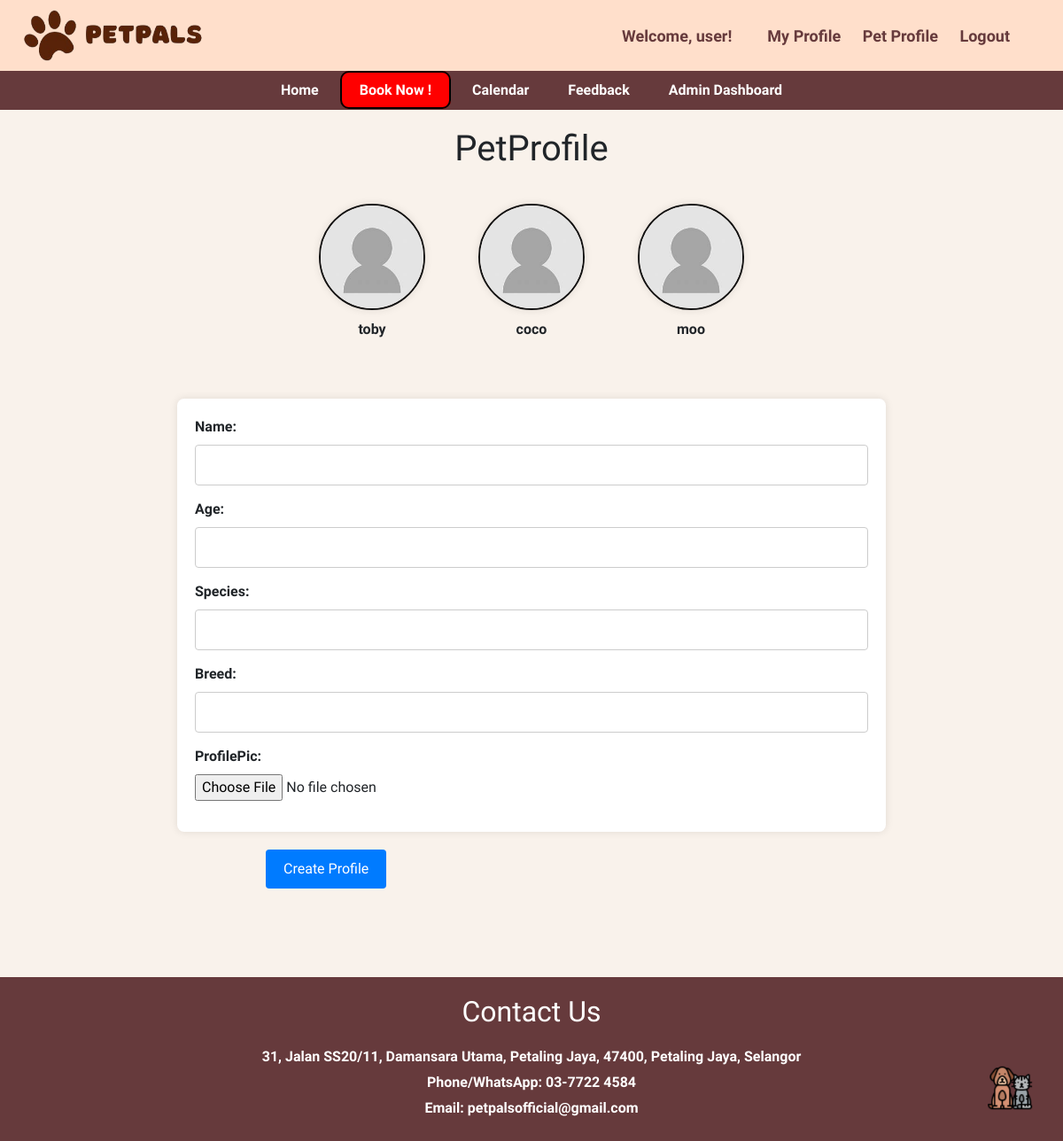
The page /petprofile/ (signed in) on the database as committed earlier.
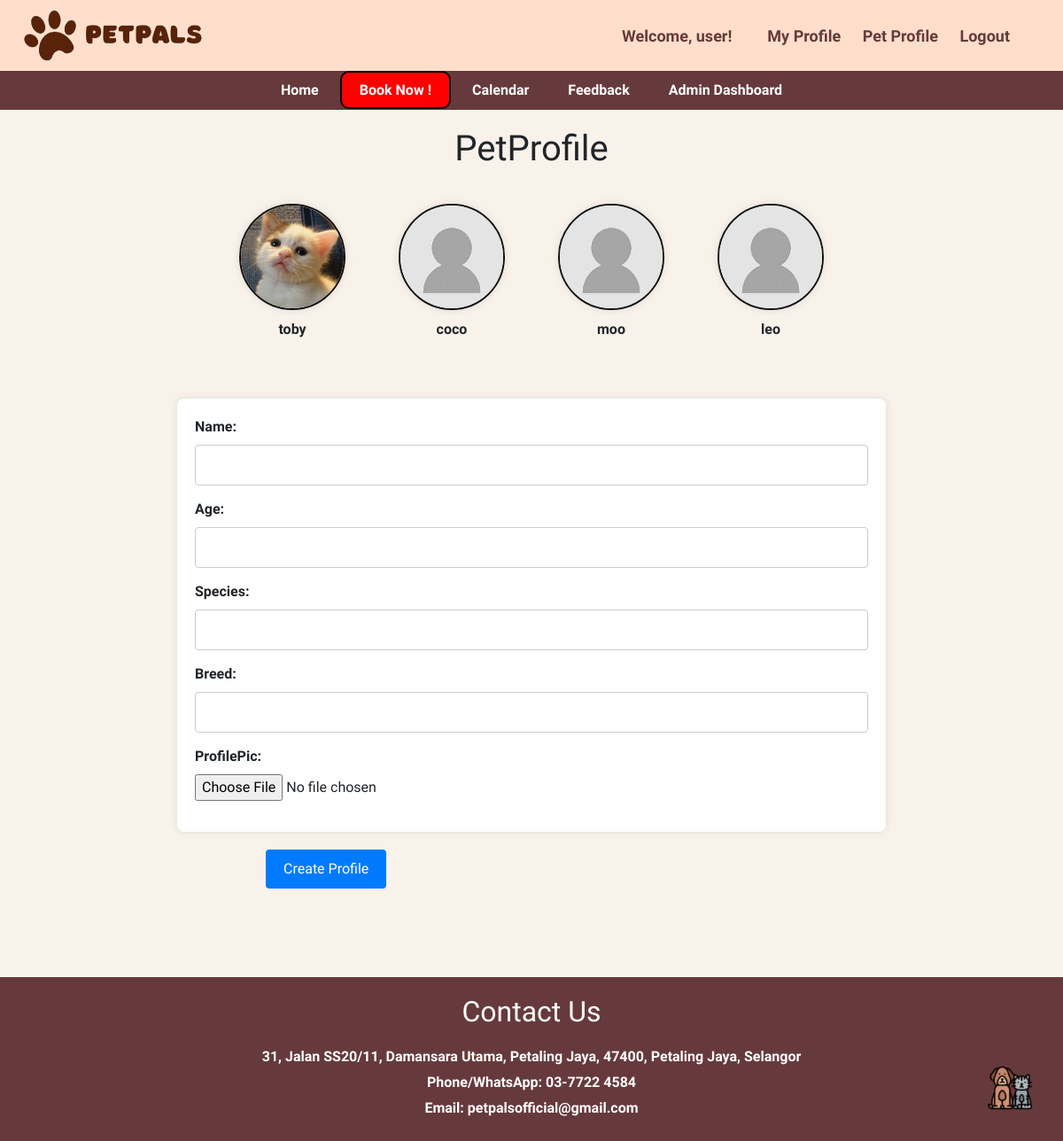
The same page on the database as committed later.
### main/models.py (models this page shows, shortened)
class Pet(models.Model):
    name = models.CharField(max_length=20)
    owner = models.ForeignKey(Owner, null=True, on_delete=models.CASCADE)
    age = models.PositiveBigIntegerField()
    species = models.CharField(max_length=50)
    breed = models.CharField(max_length=50)
    profile_pic = models.ImageField(default="profile.jpg", null=True, blank=True)

### main/views.py (the view)
# urls.py: path('petprofile/', views.PetprofilePage, name="petprofile"),
def PetprofilePage(request):
    try:
        owner_instance = Owner.objects.get(user=request.user)
    except Owner.DoesNotExist:
        messages.error(request, 'pls create a owner profile first')
        return redirect ('profile')
    pet_instances = Pet.objects.filter(owner=owner_instance)
    if request.method == 'POST':
        form = PetForm(request.POST, request.FILES)
        if form.is_valid():
            pet = form.save(commit=False)
            pet.owner = owner_instance
            pet.save()
            form.save_m2m()
            messages.success(request, f'profile has been updated')
            return redirect('petprofile')
    else:
        form = PetForm()
    context = {'form':form, 'pet_instances': pet_instances}
    return render(request, 'petprofile.html', context)

### main/forms.py
class PetForm(forms.ModelForm):
    class Meta:
        model = Pet
        fields = ['name','age','species','breed','profile_pic']

### main/models.py (called while the page is built)
    def __str__(self):
        return self.user.username

### main/templates/petprofile.html (shortened to what this page needs)
{% extends 'base.html' %}
{% block content %}
{% load static%}
        <h1 class="ti">PetProfile</h1>
    <div class="pet-container">
        {% for pet_instance in pet_instances %}
        <div class="pet-card">
            <div class=>
                <a href="{% url 'edit_pet' pet_instance.id %}">
                    <div class="profile_pic">
                        <img src="{% if pet_instance.profile_pic %}{{ pet_instance.profile_pic.url }}{% else %}{% static 'image/profile.jpg' %}{% endif %}" alt="{{ pet_instance.name }}'s Profile Picture">
                    </div>
                </a>
                <div>
                    <p>{{ pet_instance.name }}</p>
                </div>
            </div>
        </div>
        {% endfor %}
    </div>
    <form method="POST" action="" enctype="multipart/form-data">
        <div class="container">
            <div class=" form-group">
                <label for="id_username">Name:</label>
                {{ form.name }}
            </div>
            <div class=" form-group">
                <label for="id_breed">Age:</label>
                {{ form.age }}
            </div>
            <div class=" form-group">
                <label for="id_age">Species:</label>
                {{ form.species }}
            </div>
            <div class=" form-group">
                <label for="id_species">Breed:</label>
                {{ form.breed }}
            </div>
            <div class=" form-group">
                <label for="id_profilepic">ProfilePic:</label>
                {{ form.profile_pic }}
            </div>
        </div>
        <div class="button-container">
            <input type="submit" value="Create Profile">
        </div>
    </form>
{% endblock %}

### main/templates/base.html (shortened to what this page needs)
{% load static %}
<!DOCTYPE html>
<html>
<head>
    <link rel="stylesheet" href="https://cdn.jsdelivr.net/npm/bootstrap@4.0.0/dist/css/bootstrap.min.css">
</head>
<body>
    {% include 'navbar.html' %}
    {% block content %}
    {% endblock %}
    {% if request.user.is_authenticated %}
    <div>
        <a href="{% url 'feedback' %}" class="floating-icon">
            <img src="{% static 'image/catdog.png' %}" alt="PawBanner" style="width: 50px; height: 50px;">   </a>
    </div>
    {% endif %}
    <footer>
        <div class="footer-content">
            <h2 class="contact">Contact Us</h2>
            <p>31, Jalan SS20/11, Damansara Utama, Petaling Jaya, 47400, Petaling Jaya, Selangor</p>
            <p>Phone/WhatsApp: 03-7722 4584</p>
            <p>Email: petpalsofficial@gmail.com</p>
        </div>
    </footer>
</body>
</html>

### main/templates/navbar.html (shortened to what this page needs)
{% load static %}
    <header>
        <img src="{% static 'image/PetPals.png' %}" alt="Pawlogo" width="auto" height="80">
        <div class="profile-bar">
            <div class="profile-info">
                {% if request.user.is_authenticated %}
                    <span>Welcome, {{ request.user }}!</span>
                {% else %}
                    <span>Welcome, Guest!</span>
                {% endif %}
            </div>
                <div class="profile-actions">
                    {% if user.is_authenticated %}
                        <a href="{% url 'profile' %}">My Profile</a>
                        <a href="{% url 'petprofile' %}">Pet Profile</a>
                        <a href="{% url 'logout' %}">Logout</a>
                    {% else %}
                        <a href="{% url 'login' %}">Sign In</a>
                        <a href="{% url 'register' %}">Sign Up</a>
                    {% endif %}
                </div>
        </div>
    </header>
    <nav class="navigation">
        {% if user.is_authenticated %}
        <a href="{% url 'home' %}">Home</a>
        <a href="{% url 'bookingpage' %}" class="book">Book Now !</a>
        <a href="{% url 'calendar' %}">Calendar</a>
        <a href ="{% url 'feedback' %}">Feedback</a>
        {% else %}
        <a href="{% url 'home' %}">Home</a>
        <a href="#services">Services</a>
        {% endif %}
        {% if request.user.is_staff %}
        <a href="{% url 'admin_dashboard' %}" >Admin Dashboard </a>
        {% endif %}
    </nav>

### main/templates/base.html (style rules this page uses)
body { font-family: "Quicksand", sans-serif; font-optical-sizing: auto; font-weight: 600; font-style: normal; margin: 0; padding: 0; background-color: #F9F2EB; }
h2 { text-align: center; color: #8B4513; margin-bottom: 20px; font-size: xx-large; }
footer { background-color: rgb(102, 58, 60); color: white; padding: 20px 0; text-align: center; margin-top: 100px; }
.footer-content { max-width: 960px; margin: 0 auto; }
.footer-content p { margin: 5px 0; }
.contact { color: #fff; }
.ti { margin-top: 20px; }
.floating-icon { position: fixed; bottom: 20px; right: 20px; color: #fff; padding: 15px; border-radius: 50%; cursor: pointer; }

### main/templates/navbar.html (style rules this page uses)
header { background-color: rgb(255, 223, 203); padding: 0px; text-align: center; color: rgb(102, 58, 60); display: flex; justify-content: space-between; align-items: center; }
.navigation { background-color:rgb(102,58,60); padding: 10px 0; text-align: center; }
.navigation a { color: white; text-decoration: none; padding: 10px 20px; }
.profile-bar { display: flex; align-items: center; margin-right: 5%; font-size: large; }
.profile-info { margin-right: 20px; }
.profile-info span { font-weight: bold; }
.profile-actions a { color: rgb(102,58,60); text-decoration: none; margin-left: 20px; }
.book { border-radius: 10px; border: 2px solid black; background-color: red; color:white; }

### main/templates/petprofile.html (style rules this page uses)
.container { max-width: 800px; margin: 20px auto; background-color: #fff; padding: 20px; border-radius: 8px; box-shadow: 0 0 10px rgba(0, 0, 0, 0.1); }
h1 { text-align: center; }
form { margin-top: 20px; }
form .form-group { margin-bottom: 15px; }
form label { display: block; font-weight: bold; }
form input[type="text"], form input[type="email"], #id_age { width: 100%; padding: 10px; border: 1px solid #ccc; border-radius: 4px; box-sizing: border-box; }
form input[type="submit"] { background-color: #007bff; color: #fff; padding: 10px 20px; border: none; border-radius: 4px; cursor: pointer; font-size: 16px; }
.button-container { padding-left: 25%; }
.profile_pic { width: 120px; height: 120px; border-radius: 50%; margin: 0 auto; overflow: hidden; border: 2px solid #100f0f; box-shadow: 0 0 10px rgba(0, 0, 0, 0.1); }
.profile_pic img { width: 100%; height: 100%; object-fit: cover; }
.pet-card { text-align: center; padding: 10px; margin-bottom: 20px; margin-top: 20px; margin-left: 10px; margin-right: 10px; }
.pet-card p { margin-top: 10px; font-size: 16px; font-weight: bold; }
.pet-container { display: flex; justify-content: center; flex-wrap: wrap; gap: 20px; }

Rows that differ between the two databases and show on the page:
changed Pet "toby": profile_pic: picture added in place of a placeholder
added Pet: profile_pic (placeholder picture), name "leo"
